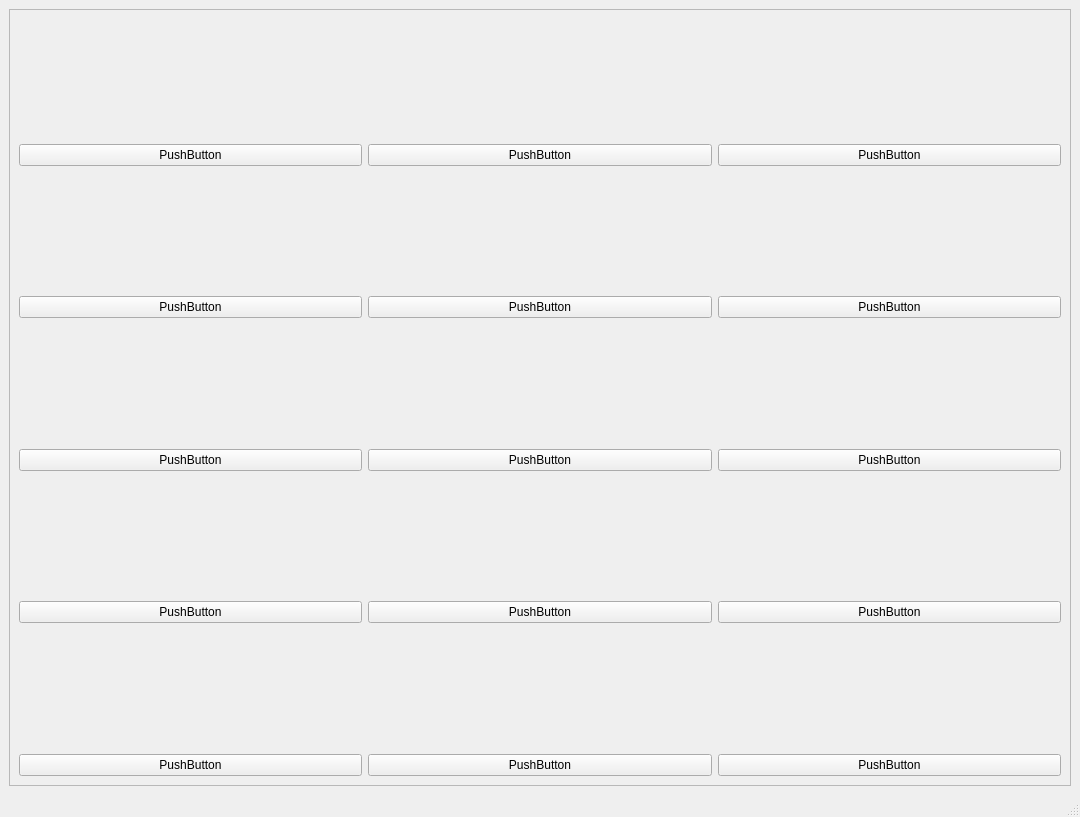
<?xml version="1.0" encoding="UTF-8"?>
<ui version="4.0">
 <class>MainWindow</class>
 <widget class="QMainWindow" name="MainWindow">
  <property name="geometry">
   <rect>
    <x>0</x>
    <y>0</y>
    <width>1080</width>
    <height>817</height>
   </rect>
  </property>
  <property name="windowTitle">
   <string>MainWindow</string>
  </property>
  <widget class="QWidget" name="centralwidget">
   <layout class="QGridLayout" name="gridLayout_3">
    <item row="0" column="0">
     <widget class="QScrollArea" name="scrollArea">
      <property name="widgetResizable">
       <bool>true</bool>
      </property>
      <widget class="QWidget" name="scrollAreaWidgetContents">
       <property name="geometry">
        <rect>
         <x>0</x>
         <y>0</y>
         <width>1056</width>
         <height>742</height>
        </rect>
       </property>
       <layout class="QGridLayout" name="gridLayout_2">
        <item row="0" column="0">
         <layout class="QGridLayout" name="gridLayout">
          <item row="1" column="0">
           <widget class="PlotWidget" name="w2" native="true"/>
          </item>
          <item row="2" column="0">
           <layout class="QHBoxLayout" name="horizontalLayout_3">
            <item>
             <widget class="QPushButton" name="pushButton_2">
              <property name="text">
               <string>PushButton</string>
              </property>
             </widget>
            </item>
            <item>
             <widget class="QPushButton" name="pushButton_11">
              <property name="text">
               <string>PushButton</string>
              </property>
             </widget>
            </item>
            <item>
             <widget class="QPushButton" name="pushButton">
              <property name="text">
               <string>PushButton</string>
              </property>
             </widget>
            </item>
           </layout>
          </item>
          <item row="6" column="0">
           <layout class="QHBoxLayout" name="horizontalLayout_5">
            <item>
             <widget class="QPushButton" name="pushButton_5">
              <property name="text">
               <string>PushButton</string>
              </property>
             </widget>
            </item>
            <item>
             <widget class="QPushButton" name="pushButton_13">
              <property name="text">
               <string>PushButton</string>
              </property>
             </widget>
            </item>
            <item>
             <widget class="QPushButton" name="pushButton_6">
              <property name="text">
               <string>PushButton</string>
              </property>
             </widget>
            </item>
           </layout>
          </item>
          <item row="8" column="0">
           <widget class="PlotWidget" name="widget" native="true"/>
          </item>
          <item row="4" column="0">
           <layout class="QHBoxLayout" name="horizontalLayout_4">
            <item>
             <widget class="QPushButton" name="pushButton_12">
              <property name="text">
               <string>PushButton</string>
              </property>
             </widget>
            </item>
            <item>
             <widget class="QPushButton" name="pushButton_16">
              <property name="text">
               <string>PushButton</string>
              </property>
             </widget>
            </item>
            <item>
             <widget class="QPushButton" name="pushButton_4">
              <property name="text">
               <string>PushButton</string>
              </property>
             </widget>
            </item>
           </layout>
          </item>
          <item row="10" column="0">
           <widget class="PlotWidget" name="w1" native="true"/>
          </item>
          <item row="9" column="0">
           <layout class="QHBoxLayout" name="horizontalLayout_6">
            <item>
             <widget class="QPushButton" name="pushButton_7">
              <property name="text">
               <string>PushButton</string>
              </property>
             </widget>
            </item>
            <item>
             <widget class="QPushButton" name="pushButton_14">
              <property name="text">
               <string>PushButton</string>
              </property>
             </widget>
            </item>
            <item>
             <widget class="QPushButton" name="pushButton_8">
              <property name="text">
               <string>PushButton</string>
              </property>
             </widget>
            </item>
           </layout>
          </item>
          <item row="11" column="0">
           <layout class="QHBoxLayout" name="horizontalLayout_7">
            <item>
             <widget class="QPushButton" name="pushButton_9">
              <property name="text">
               <string>PushButton</string>
              </property>
             </widget>
            </item>
            <item>
             <widget class="QPushButton" name="pushButton_15">
              <property name="text">
               <string>PushButton</string>
              </property>
             </widget>
            </item>
            <item>
             <widget class="QPushButton" name="pushButton_10">
              <property name="text">
               <string>PushButton</string>
              </property>
             </widget>
            </item>
           </layout>
          </item>
          <item row="5" column="0">
           <widget class="PlotWidget" name="widget_2" native="true"/>
          </item>
          <item row="3" column="0">
           <widget class="PlotWidget" name="widget_3" native="true"/>
          </item>
         </layout>
        </item>
       </layout>
      </widget>
     </widget>
    </item>
   </layout>
  </widget>
  <widget class="QMenuBar" name="menubar">
   <property name="geometry">
    <rect>
     <x>0</x>
     <y>0</y>
     <width>1080</width>
     <height>26</height>
    </rect>
   </property>
  </widget>
  <widget class="QStatusBar" name="statusbar"/>
 </widget>
 <customwidgets>
  <customwidget>
   <class>PlotWidget</class>
   <extends>QWidget</extends>
   <header location="global">pyqtgraph.h</header>
   <container>1</container>
  </customwidget>
 </customwidgets>
 <resources/>
 <connections/>
</ui>
